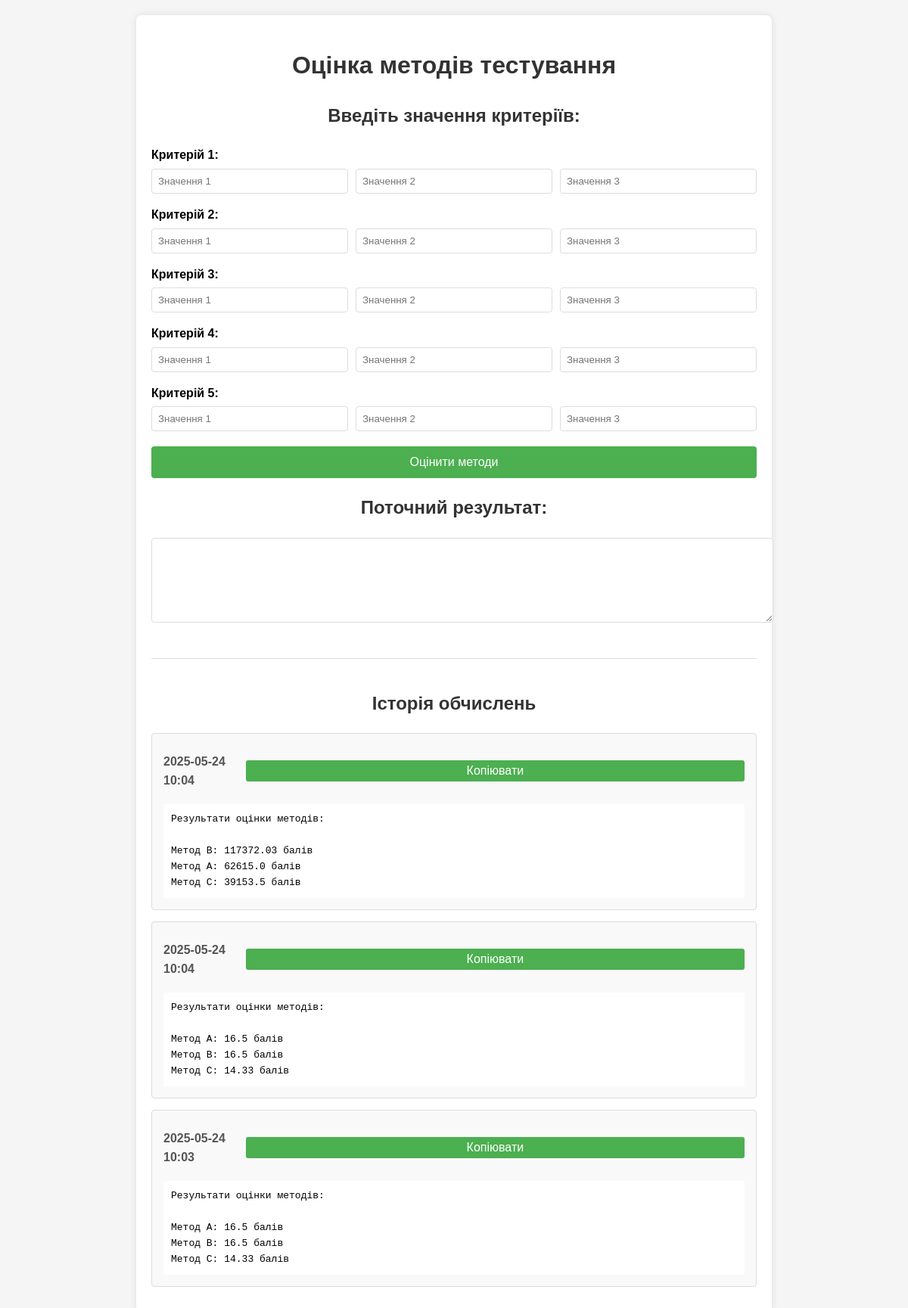
The page / on the database its author committed.
### app/main.py (models this page shows)
class CalculationHistory(Base):
    __tablename__ = "calculation_history"
    id = Column(Integer, primary_key=True, index=True)
    calculation_date = Column(DateTime, default=datetime.now)
    input_data = Column(String)  # JSON-рядок з вхідними даними
    results = Column(String)     # JSON-рядок з результатами
    summary = Column(String)     # Текстовий підсумок

### app/main.py (the view)
@app.get("/", response_class=HTMLResponse)
async def read_root(request: Request, db: Session = Depends(get_db)):
    history = db.query(CalculationHistory).order_by(CalculationHistory.calculation_date.desc()).all()
    return templates.TemplateResponse("index.html", {
        "request": request,
        "criteria_count": range(1, CRITERIA_COUNT + 1),
        "values_count": range(1, VALUES_PER_CRITERION + 1),
        "result": "",
        "history": history
    })

### app/templates/index.html (shortened to what this page needs)
<!DOCTYPE html>
<html lang="uk">
<head>
    <link rel="stylesheet" href="/static/styles.css">
</head>
<body>
    <div class="container">
        <h1>Оцінка методів тестування</h1>
        <form method="post" action="/analyze">
            <div class="criteria-container">
                <h2>Введіть значення критеріїв:</h2>
                {% for criterion in criteria_count %}
                <div class="criterion">
                    <label>Критерій {{ criterion }}:</label>
                    <div class="values">
                        {% for value in values_count %}
                        <input type="number" step="any"
                               name="crit_{{ criterion-1 }}_val_{{ value-1 }}"
                               placeholder="Значення {{ value }}" required>
                        {% endfor %}
                    </div>
                </div>
                {% endfor %}
            </div>
            <button type="submit">Оцінити методи</button>
            <div class="result-section">
                <h2>Поточний результат:</h2>
                <textarea id="analysisResult" rows="6" readonly>{{ result }}</textarea>
            </div>
        </form>
        <div class="history-section">
            <h2>Історія обчислень</h2>
            {% if history %}
            <div class="history-list">
                {% for record in history %}
                <div class="history-item">
                    <div class="history-header">
                        <span class="history-date">{{ record.calculation_date.strftime('%Y-%m-%d %H:%M') }}</span>
                        <button class="copy-btn" onclick="copyToClipboard('{{ record.summary }}')">Копіювати</button>
                    </div>
                    <div class="history-summary">{{ record.summary }}</div>
                </div>
                {% endfor %}
            </div>
            {% else %}
            <p>Історія порожня</p>
            {% endif %}
        </div>
    </div>
</body>
</html>

### app/static/styles.css (style rules this page uses)
body { font-family: Arial, sans-serif; line-height: 1.6; margin: 0; padding: 20px; background-color: #f5f5f5; }
.container { max-width: 800px; margin: 0 auto; background: white; padding: 20px; border-radius: 8px; box-shadow: 0 0 10px rgba(0,0,0,0.1); }
h1, h2 { color: #333; text-align: center; }
.criteria-container { margin-bottom: 20px; }
.criterion { margin-bottom: 15px; }
.criterion label { display: block; margin-bottom: 5px; font-weight: bold; }
.values { display: flex; gap: 10px; }
.values input { flex: 1; padding: 8px; border: 1px solid #ddd; border-radius: 4px; }
button { display: block; width: 100%; padding: 12px; background-color: #4CAF50; color: white; border: none; border-radius: 4px; cursor: pointer; font-size: 16px; margin: 20px 0; }
.result-section { margin-top: 20px; }
textarea { width: 100%; padding: 10px; border: 1px solid #ddd; border-radius: 4px; resize: vertical; font-family: monospace; }
.history-section { margin-top: 40px; border-top: 1px solid #ddd; padding-top: 20px; }
.history-list { margin-top: 15px; }
.history-item { background: #f9f9f9; border: 1px solid #ddd; border-radius: 4px; padding: 15px; margin-bottom: 15px; }
.history-header { display: flex; justify-content: space-between; align-items: center; margin-bottom: 10px; }
.history-date { font-weight: bold; color: #555; }
.copy-btn { padding: 5px 10px; background: #4CAF50; color: white; border: none; border-radius: 3px; cursor: pointer; }
.history-summary { white-space: pre-line; font-family: monospace; background: white; padding: 10px; border-radius: 3px; }

### rows shown on the page
CalculationHistory: calculation_date "2025-05-24 10:04", summary "Результати оцінки методів: Метод B: 117372.03 балів Метод A: 62615.0 балів Метод C: 39153.5 балів"
CalculationHistory: calculation_date "2025-05-24 10:04", summary "Результати оцінки методів: Метод A: 16.5 балів Метод B: 16.5 балів Метод C: 14.33 балів"
CalculationHistory: calculation_date "2025-05-24 10:03", summary "Результати оцінки методів: Метод A: 16.5 балів Метод B: 16.5 балів Метод C: 14.33 балів"

### other values the page prints
{{ criterion }} "1" "2" "3" "4" "5"
